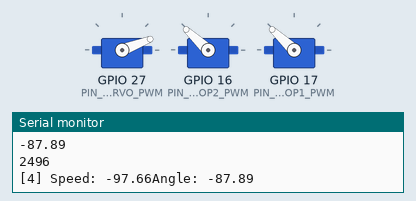
Simulated run of this program. Board: ESP32. Shown: 3 × servo, the last lines printed to the serial monitor. Nothing arrives over Bluetooth unless stated; servo pulses on a pin are drawn as a servo (544–2400 µs = 0–180°); a phone connects over Bluetooth LE 3 s after start.

Above: at 1.35 s.
At 4.1 s:
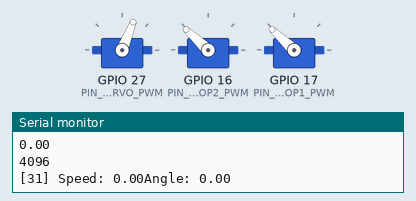
Timing chart, 0 to 5.6 s (numbered marks = the images above):
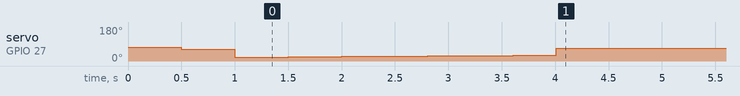

Measured:
- by itself, servo on GPIO 27 (PIN_SERVO_PWM): 74° → 63° at 0.50 s, → 20° 0.50 s later, → 21° 0.20 s later, → 22° 0.30 s later, … (14 changes in this stretch)

The program:

main.cpp
```cpp
#define DISP_SERIAL
// #define DISP_BLE

#include <Arduino.h>
#include <ESP32Boat.hpp>
#include <ESP32Boat_BLE.hpp>

#define PIN_PROP1_PWM 17
#define PIN_PROP2_PWM 16
#define PIN_SERVO_PWM 27
#define INV_UINT8_MAX 0.00390625f

ESP32Boat::ESP32Boat *boat;
ESP32Boat_BLE::ESP32Boat_BLE *ble;
uint8_t cnt = 0;
uint8_t cnt_last_updated = 0;

void setup() {
  #ifdef DISP_SERIAL
  Serial.begin(115200);
  #endif

  boat = new ESP32Boat::ESP32Boat(PIN_SERVO_PWM, PIN_PROP1_PWM, PIN_PROP2_PWM);
  ble  = new ESP32Boat_BLE::ESP32Boat_BLE();
}

void loop() {
  float angle, speed;

  if(ESP32Boat_BLE::deviceConnected)
  {
    if (ESP32Boat_BLE::isUpdated)
    {
      angle = ESP32Boat_BLE::angle;
      speed = ESP32Boat_BLE::speed;
      ESP32Boat_BLE::isUpdated = false;
      cnt_last_updated = 0;
    } else {
      cnt_last_updated ++;
    }

    if (cnt_last_updated > 5)
    {
      angle = speed = 0.0f;
    }


  } else {
    angle = cnt * INV_UINT8_MAX * ESP32Boat::SERVO_ANGLE_RANGE + ESP32Boat::SERVO_MIN_ANGLE;
    speed = cnt * INV_UINT8_MAX * 200.0f -100.0f;
  }

  boat -> changePropSpeed(speed);
  boat -> changeAngle(angle);

  cnt = cnt + 1;

  #ifdef DISP_SERIAL
  Serial.print("["); Serial.print(cnt); Serial.print("] ");
  Serial.print("Speed: "); Serial.print(speed);
  Serial.print("Angle: "); Serial.println(angle);
  #endif

  delay(100);
}
```
